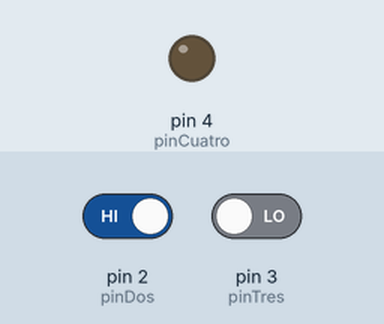
This sketch was run on a simulated Arduino Uno, built with avr-gcc and run on an emulated ATmega328P. Shown: output pins drawn as LEDs (lit = HIGH). Inputs (shaded band) come from the test bench; at power-on: pin 2 (pinDos) HIGH, pin 3 (pinTres) LOW.

Above: at 1.2 s.
1.3 s: pin 2 (pinDos) driven LOW
At 1.8 s:
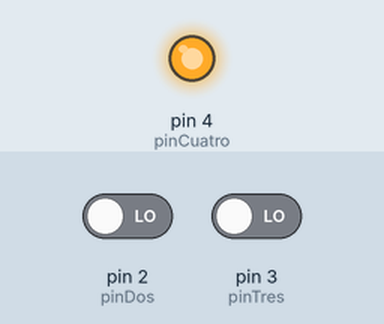
2.8 s: pin 2 (pinDos) driven HIGH
At 4.1 s:
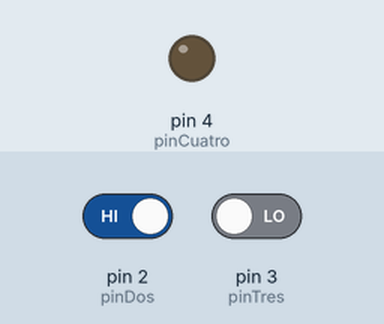
Timing chart, 0 to 5.8 s (numbered marks = the images above; inputs shaded):
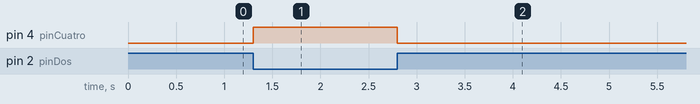

The sketch:

not.ino
```cpp
int pinDos= 2;
int pinTres = 3;
int pinCuatro = 4;

void setup() {
     pinMode(pinCuatro,OUTPUT);
     pinMode(pinDos,INPUT);
     pinMode(pinTres,INPUT);
}

void loop() {
  int A = digitalRead(pinDos);
  int B = digitalRead(pinTres);

  if( !A == HIGH && !B == HIGH)
  {
    digitalWrite(pinCuatro,HIGH);
  }
  else
  {
    digitalWrite(pinCuatro,LOW);
  }
}
```

Measured:
- after the input at 1.3 s, pin 4 (pinCuatro): LOW → HIGH at once
- after the input at 2.8 s, pin 4 (pinCuatro): HIGH → LOW at once
